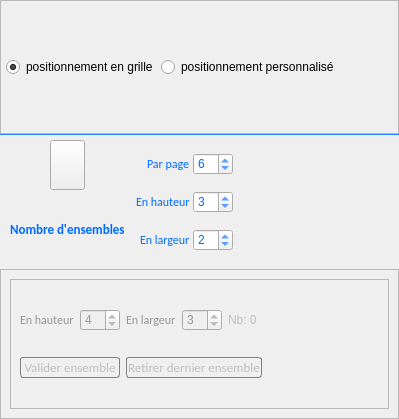
<?xml version="1.0" encoding="UTF-8"?>
<ui version="4.0">
 <class>PageSetsUI</class>
 <widget class="QWidget" name="PageSetsUI">
  <property name="geometry">
   <rect>
    <x>0</x>
    <y>0</y>
    <width>399</width>
    <height>419</height>
   </rect>
  </property>
  <property name="maximumSize">
   <size>
    <width>400</width>
    <height>16777215</height>
   </size>
  </property>
  <property name="windowTitle">
   <string>Form</string>
  </property>
  <layout class="QVBoxLayout" name="verticalLayout">
   <property name="spacing">
    <number>0</number>
   </property>
   <property name="leftMargin">
    <number>0</number>
   </property>
   <property name="topMargin">
    <number>0</number>
   </property>
   <property name="rightMargin">
    <number>0</number>
   </property>
   <property name="bottomMargin">
    <number>0</number>
   </property>
   <item>
    <widget class="QFrame" name="framePosStyle">
     <property name="minimumSize">
      <size>
       <width>0</width>
       <height>50</height>
      </size>
     </property>
     <property name="frameShape">
      <enum>QFrame::StyledPanel</enum>
     </property>
     <property name="frameShadow">
      <enum>QFrame::Raised</enum>
     </property>
     <layout class="QGridLayout" name="gridLayout_3">
      <property name="leftMargin">
       <number>5</number>
      </property>
      <property name="topMargin">
       <number>3</number>
      </property>
      <property name="rightMargin">
       <number>5</number>
      </property>
      <property name="bottomMargin">
       <number>3</number>
      </property>
      <property name="horizontalSpacing">
       <number>3</number>
      </property>
      <property name="verticalSpacing">
       <number>10</number>
      </property>
      <item row="0" column="2">
       <widget class="QRadioButton" name="rbPersonnalised">
        <property name="text">
         <string>positionnement personnalisé</string>
        </property>
       </widget>
      </item>
      <item row="0" column="1">
       <widget class="QRadioButton" name="rbGrid">
        <property name="text">
         <string>positionnement en grille</string>
        </property>
        <property name="checked">
         <bool>true</bool>
        </property>
       </widget>
      </item>
      <item row="0" column="3">
       <spacer name="horizontalSpacer">
        <property name="orientation">
         <enum>Qt::Horizontal</enum>
        </property>
        <property name="sizeHint" stdset="0">
         <size>
          <width>213</width>
          <height>20</height>
         </size>
        </property>
       </spacer>
      </item>
     </layout>
    </widget>
   </item>
   <item>
    <widget class="Line" name="line">
     <property name="minimumSize">
      <size>
       <width>0</width>
       <height>1</height>
      </size>
     </property>
     <property name="maximumSize">
      <size>
       <width>16777215</width>
       <height>1</height>
      </size>
     </property>
     <property name="styleSheet">
      <string notr="true">	background-color: rgb(0,106,255);</string>
     </property>
     <property name="orientation">
      <enum>Qt::Horizontal</enum>
     </property>
    </widget>
   </item>
   <item>
    <widget class="QFrame" name="framePhotosNb">
     <property name="enabled">
      <bool>true</bool>
     </property>
     <property name="sizePolicy">
      <sizepolicy hsizetype="Minimum" vsizetype="Preferred">
       <horstretch>0</horstretch>
       <verstretch>0</verstretch>
      </sizepolicy>
     </property>
     <property name="minimumSize">
      <size>
       <width>0</width>
       <height>90</height>
      </size>
     </property>
     <property name="styleSheet">
      <string notr="true">
.QFrame{
border: 0px solid rgb(0,106,255);
}</string>
     </property>
     <property name="frameShape">
      <enum>QFrame::StyledPanel</enum>
     </property>
     <property name="frameShadow">
      <enum>QFrame::Raised</enum>
     </property>
     <layout class="QGridLayout" name="gridLayout_23" columnstretch="0,0">
      <property name="leftMargin">
       <number>3</number>
      </property>
      <property name="topMargin">
       <number>5</number>
      </property>
      <property name="rightMargin">
       <number>3</number>
      </property>
      <property name="bottomMargin">
       <number>3</number>
      </property>
      <property name="spacing">
       <number>3</number>
      </property>
      <item row="1" column="0" rowspan="2">
       <widget class="QFrame" name="framePhotosNb_sub1">
        <property name="sizePolicy">
         <sizepolicy hsizetype="Minimum" vsizetype="Preferred">
          <horstretch>0</horstretch>
          <verstretch>0</verstretch>
         </sizepolicy>
        </property>
        <property name="minimumSize">
         <size>
          <width>130</width>
          <height>0</height>
         </size>
        </property>
        <property name="styleSheet">
         <string notr="true">.QFrame{
    border: 0px solid gray;
    border-radius: 0px;
}</string>
        </property>
        <property name="frameShape">
         <enum>QFrame::StyledPanel</enum>
        </property>
        <property name="frameShadow">
         <enum>QFrame::Raised</enum>
        </property>
        <layout class="QVBoxLayout" name="verticalLayout_21">
         <property name="spacing">
          <number>3</number>
         </property>
         <property name="leftMargin">
          <number>0</number>
         </property>
         <property name="topMargin">
          <number>0</number>
         </property>
         <property name="rightMargin">
          <number>0</number>
         </property>
         <property name="bottomMargin">
          <number>0</number>
         </property>
         <item alignment="Qt::AlignHCenter">
          <widget class="QPushButton" name="pbPhotosNb">
           <property name="minimumSize">
            <size>
             <width>35</width>
             <height>50</height>
            </size>
           </property>
           <property name="maximumSize">
            <size>
             <width>35</width>
             <height>50</height>
            </size>
           </property>
           <property name="text">
            <string/>
           </property>
           <property name="icon">
            <iconset resource="../resources.qrc">
             <normaloff>:/images/photos/nb_photos</normaloff>:/images/photos/nb_photos</iconset>
           </property>
           <property name="iconSize">
            <size>
             <width>35</width>
             <height>50</height>
            </size>
           </property>
          </widget>
         </item>
         <item alignment="Qt::AlignHCenter">
          <widget class="QLabel" name="laPhotosNb">
           <property name="sizePolicy">
            <sizepolicy hsizetype="Minimum" vsizetype="Preferred">
             <horstretch>0</horstretch>
             <verstretch>0</verstretch>
            </sizepolicy>
           </property>
           <property name="styleSheet">
            <string notr="true">QWidget {
  
	color : rgb(0,106,255);
    font:  bold 10pt Calibri;


 }


QWidget:!enabled {
  
	color : rgb(150,150,150);
    font:  bold 10pt Calibri;
 }
</string>
           </property>
           <property name="text">
            <string>Nombre d'ensembles</string>
           </property>
          </widget>
         </item>
        </layout>
       </widget>
      </item>
      <item row="1" column="1" rowspan="2">
       <widget class="QFrame" name="framePhotosNb_sub2">
        <property name="minimumSize">
         <size>
          <width>260</width>
          <height>0</height>
         </size>
        </property>
        <property name="styleSheet">
         <string notr="true">.QFrame{
    border: 0px solid gray;
    border-radius: 0px;
}</string>
        </property>
        <property name="frameShape">
         <enum>QFrame::StyledPanel</enum>
        </property>
        <property name="frameShadow">
         <enum>QFrame::Raised</enum>
        </property>
        <layout class="QGridLayout" name="gridLayout_25">
         <property name="leftMargin">
          <number>0</number>
         </property>
         <property name="topMargin">
          <number>0</number>
         </property>
         <property name="rightMargin">
          <number>0</number>
         </property>
         <property name="bottomMargin">
          <number>0</number>
         </property>
         <property name="spacing">
          <number>3</number>
         </property>
         <item row="0" column="2" alignment="Qt::AlignHCenter">
          <widget class="QSpinBox" name="sbPhotosNbPerPage">
           <property name="minimumSize">
            <size>
             <width>40</width>
             <height>0</height>
            </size>
           </property>
           <property name="maximumSize">
            <size>
             <width>40</width>
             <height>16777215</height>
            </size>
           </property>
           <property name="toolTip">
            <string>&lt;html&gt;&lt;head/&gt;&lt;body&gt;&lt;p&gt;Nombre de photos horizontalement&lt;/p&gt;&lt;/body&gt;&lt;/html&gt;</string>
           </property>
           <property name="styleSheet">
            <string notr="true">

QWidget {
  
	color : rgb(0,106,255);
     font:  bold 10 ptCalibri;


 }


QWidget:!enabled {
  
	color : rgb(150,150,150);

     font:  bold 10 ptCalibri;
 }
</string>
           </property>
           <property name="minimum">
            <number>1</number>
           </property>
           <property name="maximum">
            <number>2500</number>
           </property>
           <property name="value">
            <number>6</number>
           </property>
          </widget>
         </item>
         <item row="1" column="2">
          <widget class="QSpinBox" name="sbPhotosNbHeight">
           <property name="minimumSize">
            <size>
             <width>40</width>
             <height>0</height>
            </size>
           </property>
           <property name="maximumSize">
            <size>
             <width>40</width>
             <height>16777215</height>
            </size>
           </property>
           <property name="toolTip">
            <string>&lt;html&gt;&lt;head/&gt;&lt;body&gt;&lt;p&gt;Nombre de photos horizontalement&lt;/p&gt;&lt;/body&gt;&lt;/html&gt;</string>
           </property>
           <property name="styleSheet">
            <string notr="true">

QWidget {
  
	color : rgb(0,106,255);
     font:  bold 10 ptCalibri;


 }


QWidget:!enabled {
  
	color : rgb(150,150,150);

     font:  bold 10 ptCalibri;
 }
</string>
           </property>
           <property name="minimum">
            <number>1</number>
           </property>
           <property name="maximum">
            <number>50</number>
           </property>
           <property name="value">
            <number>3</number>
           </property>
          </widget>
         </item>
         <item row="2" column="2">
          <widget class="QSpinBox" name="sbPhotosNbWidth">
           <property name="minimumSize">
            <size>
             <width>40</width>
             <height>0</height>
            </size>
           </property>
           <property name="maximumSize">
            <size>
             <width>40</width>
             <height>16777215</height>
            </size>
           </property>
           <property name="toolTip">
            <string>&lt;html&gt;&lt;head/&gt;&lt;body&gt;&lt;p&gt;Nombre de photos horizontalement&lt;/p&gt;&lt;/body&gt;&lt;/html&gt;</string>
           </property>
           <property name="styleSheet">
            <string notr="true">

QWidget {
  
	color : rgb(0,106,255);
     font:  bold 10 ptCalibri;


 }


QWidget:!enabled {
  
	color : rgb(150,150,150);

     font:  bold 10 ptCalibri;
 }
</string>
           </property>
           <property name="minimum">
            <number>1</number>
           </property>
           <property name="maximum">
            <number>50</number>
           </property>
           <property name="value">
            <number>2</number>
           </property>
          </widget>
         </item>
         <item row="1" column="3">
          <spacer name="horizontalSpacer2">
           <property name="orientation">
            <enum>Qt::Horizontal</enum>
           </property>
           <property name="sizeHint" stdset="0">
            <size>
             <width>40</width>
             <height>20</height>
            </size>
           </property>
          </spacer>
         </item>
         <item row="1" column="1" alignment="Qt::AlignRight">
          <widget class="QLabel" name="laPhotosNbHeight">
           <property name="styleSheet">
            <string notr="true">

QWidget {
  
	color : rgb(0,106,255);
     font:  9pt Calibri;


 }


QWidget:!enabled {
  
	color : rgb(150,150,150);
     font:  9pt Calibri;
 }
</string>
           </property>
           <property name="text">
            <string>En hauteur</string>
           </property>
          </widget>
         </item>
         <item row="0" column="1" alignment="Qt::AlignRight">
          <widget class="QLabel" name="laGlobalPhotosNbPerPage">
           <property name="styleSheet">
            <string notr="true">

QWidget {
  
	color : rgb(0,106,255);
     font:  9pt Calibri;


 }


QWidget:!enabled {
  
	color : rgb(150,150,150);
     font:  9pt Calibri;
 }
QWidget {
  
	color : rgb(0,106,255);
    font:  9pt Calibri;

 }


</string>
           </property>
           <property name="text">
            <string>Par page</string>
           </property>
          </widget>
         </item>
         <item row="2" column="1" alignment="Qt::AlignRight">
          <widget class="QLabel" name="laPhotosNbWidth">
           <property name="minimumSize">
            <size>
             <width>0</width>
             <height>0</height>
            </size>
           </property>
           <property name="styleSheet">
            <string notr="true">

QWidget {
  
	color : rgb(0,106,255);
     font:  9pt Calibri;


 }


QWidget:!enabled {
  
	color : rgb(150,150,150);
     font:  9pt Calibri;
 }
QWidget {
  
	color : rgb(0,106,255);
    font:  9pt Calibri;

 }

</string>
           </property>
           <property name="text">
            <string>En largeur</string>
           </property>
          </widget>
         </item>
        </layout>
       </widget>
      </item>
     </layout>
    </widget>
   </item>
   <item>
    <widget class="QFrame" name="frameCustom">
     <property name="enabled">
      <bool>false</bool>
     </property>
     <property name="minimumSize">
      <size>
       <width>0</width>
       <height>150</height>
      </size>
     </property>
     <property name="frameShape">
      <enum>QFrame::StyledPanel</enum>
     </property>
     <property name="frameShadow">
      <enum>QFrame::Raised</enum>
     </property>
     <layout class="QGridLayout" name="gridLayout">
      <item row="1" column="0">
       <layout class="QVBoxLayout" name="vlCustom"/>
      </item>
      <item row="0" column="0">
       <widget class="QFrame" name="frame">
        <property name="frameShape">
         <enum>QFrame::StyledPanel</enum>
        </property>
        <property name="frameShadow">
         <enum>QFrame::Raised</enum>
        </property>
        <layout class="QGridLayout" name="gridLayout_2">
         <item row="0" column="1">
          <widget class="QSpinBox" name="sbHPerso">
           <property name="minimumSize">
            <size>
             <width>40</width>
             <height>0</height>
            </size>
           </property>
           <property name="maximumSize">
            <size>
             <width>40</width>
             <height>16777215</height>
            </size>
           </property>
           <property name="toolTip">
            <string>&lt;html&gt;&lt;head/&gt;&lt;body&gt;&lt;p&gt;Nombre de photos horizontalement&lt;/p&gt;&lt;/body&gt;&lt;/html&gt;</string>
           </property>
           <property name="styleSheet">
            <string notr="true">

QWidget {
  
	color : rgb(0,106,255);
     font:  bold 10 ptCalibri;


 }


QWidget:!enabled {
  
	color : rgb(150,150,150);

     font:  bold 10 ptCalibri;
 }
</string>
           </property>
           <property name="minimum">
            <number>2</number>
           </property>
           <property name="maximum">
            <number>15</number>
           </property>
           <property name="value">
            <number>4</number>
           </property>
          </widget>
         </item>
         <item row="0" column="2">
          <widget class="QLabel" name="laPersoW">
           <property name="minimumSize">
            <size>
             <width>0</width>
             <height>0</height>
            </size>
           </property>
           <property name="styleSheet">
            <string notr="true">

QWidget {
  
	color : rgb(0,106,255);
     font:  9pt Calibri;


 }


QWidget:!enabled {
  
	color : rgb(150,150,150);
     font:  9pt Calibri;
 }
QWidget {
  
	color : rgb(0,106,255);
    font:  9pt Calibri;

 }

</string>
           </property>
           <property name="text">
            <string>En largeur</string>
           </property>
          </widget>
         </item>
         <item row="0" column="3">
          <widget class="QSpinBox" name="sbWPerso">
           <property name="minimumSize">
            <size>
             <width>40</width>
             <height>0</height>
            </size>
           </property>
           <property name="maximumSize">
            <size>
             <width>40</width>
             <height>16777215</height>
            </size>
           </property>
           <property name="toolTip">
            <string>&lt;html&gt;&lt;head/&gt;&lt;body&gt;&lt;p&gt;Nombre de photos horizontalement&lt;/p&gt;&lt;/body&gt;&lt;/html&gt;</string>
           </property>
           <property name="styleSheet">
            <string notr="true">

QWidget {
  
	color : rgb(0,106,255);
     font:  bold 10 ptCalibri;


 }


QWidget:!enabled {
  
	color : rgb(150,150,150);

     font:  bold 10 ptCalibri;
 }
</string>
           </property>
           <property name="minimum">
            <number>2</number>
           </property>
           <property name="maximum">
            <number>15</number>
           </property>
           <property name="value">
            <number>3</number>
           </property>
          </widget>
         </item>
         <item row="1" column="0" colspan="2">
          <widget class="QPushButton" name="pbValidate">
           <property name="styleSheet">
            <string notr="true">

QPushButton {
    font:  10pt Calibri;  
    border: 1px solid gray;
    border-radius: 3px;
     background-color: qlineargradient(x1: 0, y1: 0, x2: 0, y2: 1,
                                       stop: 0 #f6f7fa, stop: 1 #dadbde);
    padding: 1px;
 }
 
QPushButton::enabled {
	color : rgb(0,106,255);
    border: 1px solid rgb(0,106,255);
 }

QPushButton:hover:!pressed{

     background-color: qlineargradient(x1: 0, y1: 0, x2: 0, y2: 1,
                                       stop: 0 #dadbde, stop: 1 #f6f7fa);
}

 QPushButton:pressed{
    background-color:  rgb(220,220,220);

}</string>
           </property>
           <property name="text">
            <string>Valider ensemble</string>
           </property>
          </widget>
         </item>
         <item row="0" column="0">
          <widget class="QLabel" name="laPersoH">
           <property name="styleSheet">
            <string notr="true">

QWidget {
  
	color : rgb(0,106,255);
     font:  9pt Calibri;


 }


QWidget:!enabled {
  
	color : rgb(150,150,150);
     font:  9pt Calibri;
 }
</string>
           </property>
           <property name="text">
            <string>En hauteur</string>
           </property>
          </widget>
         </item>
         <item row="1" column="2" colspan="3">
          <widget class="QPushButton" name="pbRemoveLast">
           <property name="styleSheet">
            <string notr="true">

QPushButton {
    font:  10pt Calibri;  
    border: 1px solid gray;
    border-radius: 3px;
     background-color: qlineargradient(x1: 0, y1: 0, x2: 0, y2: 1,
                                       stop: 0 #f6f7fa, stop: 1 #dadbde);
    padding: 1px;
 }
 
QPushButton::enabled {
	color : rgb(0,106,255);
    border: 1px solid rgb(0,106,255);
 }

QPushButton:hover:!pressed{

     background-color: qlineargradient(x1: 0, y1: 0, x2: 0, y2: 1,
                                       stop: 0 #dadbde, stop: 1 #f6f7fa);
}

 QPushButton:pressed{
    background-color:  rgb(220,220,220);

}</string>
           </property>
           <property name="text">
            <string>Retirer dernier ensemble</string>
           </property>
          </widget>
         </item>
         <item row="1" column="5">
          <spacer name="horizontalSpacer_2">
           <property name="orientation">
            <enum>Qt::Horizontal</enum>
           </property>
           <property name="sizeHint" stdset="0">
            <size>
             <width>40</width>
             <height>20</height>
            </size>
           </property>
          </spacer>
         </item>
         <item row="0" column="4">
          <widget class="QLabel" name="laNbSets">
           <property name="text">
            <string>Nb: 0</string>
           </property>
          </widget>
         </item>
        </layout>
       </widget>
      </item>
     </layout>
    </widget>
   </item>
  </layout>
 </widget>
 <resources>
  <include location="../resources.qrc"/>
 </resources>
 <connections/>
</ui>
